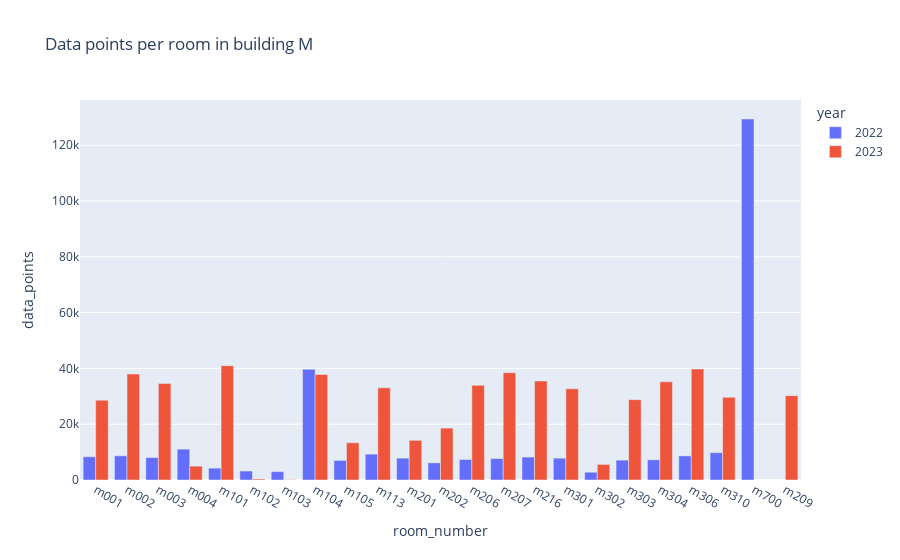

Source (notebook cell):
### Markdown cell above
## Room number ##

### Code cell
df_m.loc[:, "year"] = df_m.year.astype(str)
px.bar(df_m.groupby(["year", "room_number"]).agg(data_points = ("CO2", "count")).reset_index(), x = "room_number", y = "data_points", color = "year", barmode = "group", title = "Data points per room in building M").show()
df_m.loc[:, "year"] = df_m.date_time.dt.year

### Figure 1 — Plotly figure (JSON) as saved in the notebook; plotly's stock layout.template omitted (floating-point values rounded to 4 significant figures)
{"data": [{"alignmentgroup": "True", "hovertemplate": "year=2022<br>room_number=%{x}<br>data_points=%{y}<extra></extra>", "legendgroup": "2022", "marker": {"color": "#636efa", "pattern": {"shape": ""}}, "name": "2022", "offsetgroup": "2022", "orientation": "v", "showlegend": true, "textposition": "auto", "type": "bar", "x": ["m001", "m002", "m003", "m004", "m101", "m102", "m103", "m104", "m105", "m113", "m201", "m202", "m206", "m207", "m216", "m301", "m302", "m303", "m304", "m306", "m310", "m700"], "xaxis": "x", "y": [8336, 8673, 8045, 11060, 4253, 3214, 2995, 39706, 7016, 9270, 7836, 6145, 7351, 7675, 8222, 7834, 2789, 7126, 7237, 8654, 9787, 129397], "yaxis": "y"}, {"alignmentgroup": "True", "hovertemplate": "year=2023<br>room_number=%{x}<br>data_points=%{y}<extra></extra>", "legendgroup": "2023", "marker": {"color": "#EF553B", "pattern": {"shape": ""}}, "name": "2023", "offsetgroup": "2023", "orientation": "v", "showlegend": true, "textposition": "auto", "type": "bar", "x": ["m001", "m002", "m003", "m004", "m101", "m102", "m103", "m104", "m105", "m113", "m201", "m202", "m206", "m207", "m209", "m216", "m301", "m302", "m303", "m304", "m306", "m310"], "xaxis": "x", "y": [28614, 37978, 34570, 4953, 40976, 357, 107, 37823, 13351, 33047, 14218, 18604, 33930, 38456, 30229, 35496, 32664, 5579, 28804, 35172, 39753, 29631], "yaxis": "y"}], "layout": {"barmode": "group", "legend": {"title": {"text": "year"}, "tracegroupgap": 0}, "title": {"text": "Data points per room in building M"}, "xaxis": {"anchor": "y", "domain": [0, 1], "title": {"text": "room_number"}}, "yaxis": {"anchor": "x", "domain": [0, 1], "title": {"text": "data_points"}}}}
